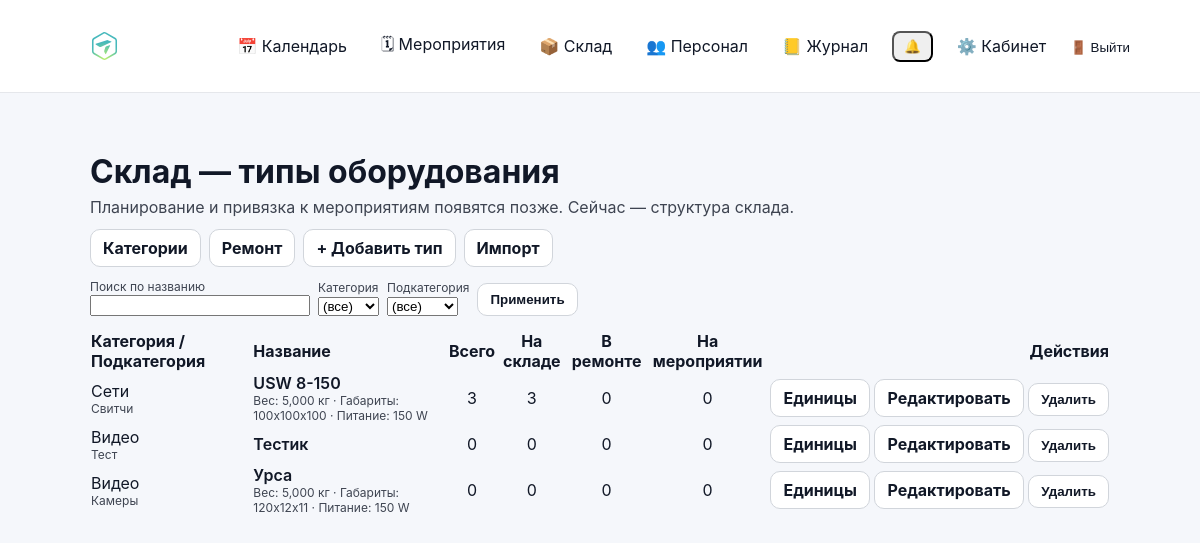
The page /warehouse/ (signed in) on the database as committed earlier.
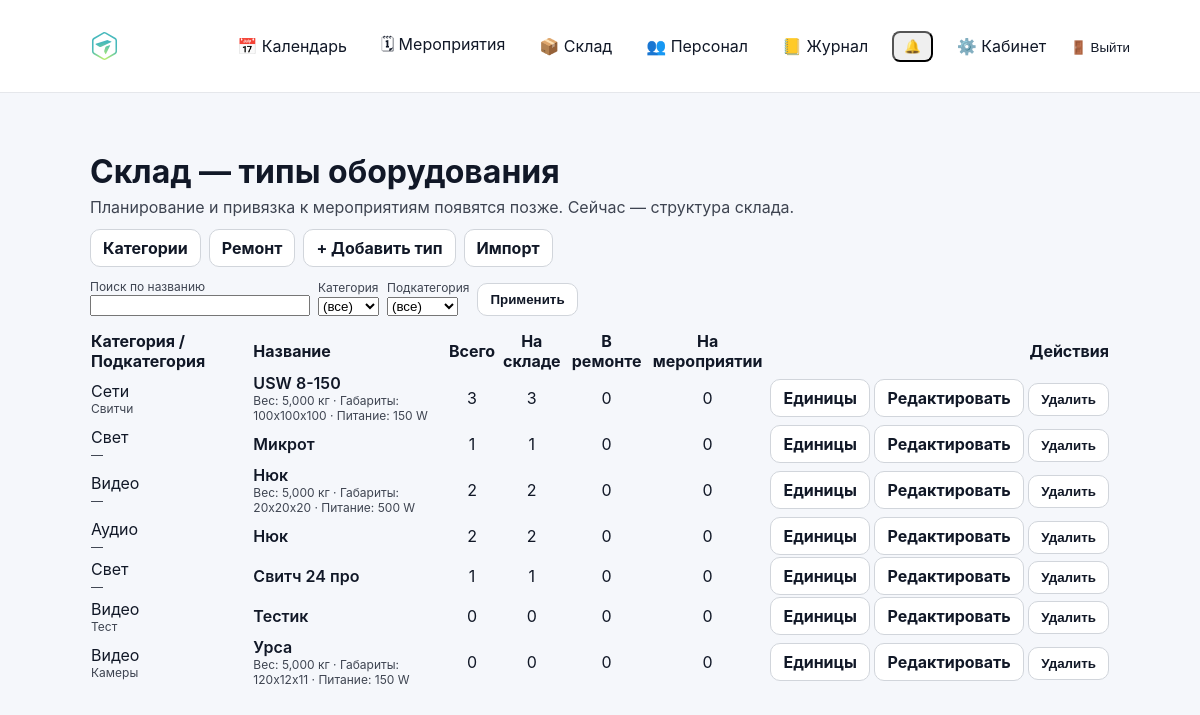
The same page on the database as committed later.
### inventory/models.py (models this page shows, shortened)
class StockEquipmentType(models.Model):
    name = models.CharField(max_length=255)
    category = models.ForeignKey(StockCategory, on_delete=models.PROTECT)
    subcategory = models.ForeignKey(
        StockSubcategory,
        on_delete=models.PROTECT,
        null=True,
        blank=True
    )
    power_w = models.PositiveIntegerField(
        null=True,
        blank=True,
        verbose_name="Потребляемая мощность (Вт)"
    )
    dimensions_mm = models.CharField(
        max_length=100,
        null=True,
        blank=True,
        verbose_name="Габариты (мм)"
    )
    weight_kg = models.DecimalField(
        max_digits=6,
        decimal_places=2,
        null=True,
        blank=True,
        verbose_name="Вес (кг)"
    )
    name = models.CharField(max_length=200)
    description = models.TextField(blank=True)
    weight_kg = models.DecimalField(max_digits=8, decimal_places=3, null=True, blank=True)
    width_mm = models.PositiveIntegerField(null=True, blank=True)
    height_mm = models.PositiveIntegerField(null=True, blank=True)
    depth_mm = models.PositiveIntegerField(null=True, blank=True)
    power_watt = models.PositiveIntegerField(null=True, blank=True)
    is_active = models.BooleanField(default=True)
    created_at = models.DateTimeField(auto_now_add=True)
    class Meta:
        verbose_name = "Тип оборудования склада"
        verbose_name_plural = "Типы оборудования склада"
        unique_together = ("category", "subcategory", "name")
        ordering = ["category__name", "subcategory__name", "name", "id"]

class StockCategory(models.Model):
    name = models.CharField(max_length=100, unique=True)
    class Meta:
        verbose_name = "Категория склада"
        verbose_name_plural = "Категории склада"
        ordering = ["name", "id"]

class StockSubcategory(models.Model):
    category = models.ForeignKey(StockCategory, on_delete=models.PROTECT, related_name="subcategories")
    name = models.CharField(max_length=100)
    class Meta:
        verbose_name = "Подкатегория склада"
        verbose_name_plural = "Подкатегории склада"
        unique_together = ("category", "name")
        ordering = ["category__name", "name", "id"]

### inventory/warehouse_types_views.py (the view)
# urls.py: path("warehouse/", warehouse_types_views.stock_type_list_view, name="stock_type_list"),
@login_required
def stock_type_list_view(request):
    if not can_view_stock(request.user):
        return _forbidden()
    category_id = request.GET.get("category") or ""
    subcategory_id = request.GET.get("subcategory") or ""
    q = (request.GET.get("q") or "").strip()
    types = StockEquipmentType.objects.select_related("category", "subcategory").all()
    if category_id.isdigit():
        types = types.filter(category_id=int(category_id))
    if subcategory_id.isdigit():
        types = types.filter(subcategory_id=int(subcategory_id))
    if q:
        types = types.filter(name__icontains=q)
    item_counts = (
        StockEquipmentItem.objects
        .values("equipment_type_id")
        .annotate(
            total=Count("id"),
            on_stock=Count("id", filter=Q(status=StockEquipmentItem.STATUS_STORAGE)),
            in_repair=Count("id", filter=Q(status=StockEquipmentItem.STATUS_REPAIR)),
            on_event=Count("id", filter=Q(status=StockEquipmentItem.STATUS_EVENT)),
        )
    )
    counts_map = {row["equipment_type_id"]: row for row in item_counts}
    categories = StockCategory.objects.all().order_by("name")
    subcategories = StockSubcategory.objects.all().order_by("name")
    if category_id.isdigit():
        subcategories = subcategories.filter(category_id=int(category_id))
    return render(
        request,
        "inventory/warehouse/types_list.html",
        {
            "types": types.order_by("name"),
            "categories": categories,
            "subcategories": subcategories,
            "category_id": category_id,
            "subcategory_id": subcategory_id,
            "q": q,
            "counts_map": counts_map,
            "can_manage": _can_manage(request.user),
        },
    )

### accounts/context_processors.py (called while the page is built)
def authz_flags(request):
    user = getattr(request, "user", None)
    return {
        "can_manage_staff": can_manage_staff(user),
        "can_edit_event_card": can_edit_event_card(user),
        "can_edit_event_equipment": can_edit_event_equipment(user),
        "can_edit_inventory": can_edit_inventory(user),
        "can_view_stock": can_view_stock(user),
    }

### accounts/permissions.py (called while the page is built)
def _ok(user) -> bool:
    return bool(user and user.is_authenticated)

def is_super(user) -> bool:
    return bool(_ok(user) and getattr(user, "is_superuser", False))

def can_manage_staff(user) -> bool:
    return is_super(user) or (_ok(user) and user.has_perm("accounts.manage_staff"))

def can_edit_inventory(user) -> bool:
    return is_super(user) or (_ok(user) and user.has_perm("inventory.manage_inventory"))

def can_view_stock(user) -> bool:
    return is_super(user) or (_ok(user) and (user.has_perm("inventory.manage_inventory") or user.has_perm("events.edit_event_card")))

def can_edit_event_card(user) -> bool:
    return is_super(user) or (_ok(user) and user.has_perm("events.edit_event_card"))

def can_edit_event_equipment(user) -> bool:
    return is_super(user) or (_ok(user) and user.has_perm("events.edit_event_equipment"))

### inventory/templatetags/inventory_extras.py (called while the page is built, shortened)
@register.filter(name="get_item")
def get_item(mapping, key):
    if mapping is None:
        return None
    try:
        return mapping.get(key)
    except Exception:
        pass

### inventory/warehouse_types_views.py (called while the page is built)
def _can_manage(user) -> bool:
    return can_edit_inventory(user)

### inventory/templates/inventory/warehouse/types_list.html (shortened to what this page needs)
{% extends 'base.html' %}
{% load static %}
{% load inventory_extras %}
{% block content %}
<div class="container" style="max-width: 1200px;">
  <h1 style="margin-bottom:6px;">Склад — типы оборудования</h1>
  <div style="opacity:.8; margin-bottom:12px;">Планирование и привязка к мероприятиям появятся позже. Сейчас — структура склада.</div>
  <div style="display:flex; gap:8px; flex-wrap:wrap; align-items:center; margin-bottom:12px;">
    <a class="btn" href="/warehouse/categories/">Категории</a>
    <a class="btn" href="/warehouse/repairs/">Ремонт</a>
    {% if can_manage %}
      <a class="btn" href="{% url 'stock_type_add' %}">+ Добавить тип</a>
    {% endif %}
    <a class="btn btn-light" href="{% url 'stock_import' %}">Импорт</a>
  </div>
  <form method="get" action="" style="display:flex; gap:8px; flex-wrap:wrap; align-items:end; margin-bottom:14px;">
    <div>
      <label for="q" style="display:block; font-size:12px; opacity:.8;">Поиск по названию</label>
      <input id="q" name="q" type="text" value="{{ q|default:'' }}" style="min-width:220px;">
    </div>
    <div>
      <label for="category" style="display:block; font-size:12px; opacity:.8;">Категория</label>
      <select id="category" name="category">
        <option value="">(все)</option>
      </select>
    </div>
    <div>
      <label for="subcategory" style="display:block; font-size:12px; opacity:.8;">Подкатегория</label>
      <select id="subcategory" name="subcategory">
        <option value="">(все)</option>
      </select>
    </div>
    <button class="btn" type="submit">Применить</button>
  </form>
  <table class="table" style="width:100%; border-collapse:collapse;">
    <thead>
      <tr>
        <th style="text-align:left;">Категория / Подкатегория</th>
        <th style="text-align:left;">Название</th>
        <th style="text-align:center;">Всего</th>
        <th style="text-align:center;">На складе</th>
        <th style="text-align:center;">В ремонте</th>
        <th style="text-align:center;">На мероприятии</th>
        <th style="text-align:right;">Действия</th>
      </tr>
    </thead>
    <tbody>
      {% for t in types %}
        {% with cnt=counts_map|get_item:t.id %}
        <tr>
          <td>
            <div>{{ t.category.name }}</div>
            <div style="opacity:.8; font-size:12px;">{% if t.subcategory %}{{ t.subcategory.name }}{% else %}—{% endif %}</div>
          </td>
          <td>
            <div style="font-weight:600;">{{ t.name }}</div>
            <div style="opacity:.8; font-size:12px;">
              {% if t.weight_kg %}Вес: {{ t.weight_kg }} кг{% endif %}
              {% if t.dimensions_mm %}{% if t.weight_kg %} · {% endif %}Габариты: {{ t.dimensions_mm }}{% endif %}
              {% if t.power_w %}{% if t.weight_kg or t.dimensions_mm %} · {% endif %}Питание: {{ t.power_w }} W{% endif %}
            </div>
          </td>
          <td style="text-align:center;">{{ cnt.total|default:0 }}</td>
          <td style="text-align:center;">{{ cnt.on_stock|default:0 }}</td>
          <td style="text-align:center;">{{ cnt.in_repair|default:0 }}</td>
          <td style="text-align:center;">{{ cnt.on_event|default:0 }}</td>
          <td style="text-align:right; white-space:nowrap;">
            <a class="btn btn-sm" href="{% url 'stock_items_list' type_id=t.id %}">Единицы</a>
            {% if can_manage %}
              <a class="btn btn-sm" href="{% url 'stock_type_edit' t.id %}">Редактировать</a>
              <form method="post" action="{% url 'stock_type_delete' t.id %}" style="display:inline;">
                <button class="btn btn-sm" type="submit" onclick="return confirm('Удалить тип «{{ t.name }}»?')">Удалить</button>
              </form>
            {% endif %}
          </td>
        </tr>
        {% endwith %}
      {% empty %}
        <tr>
          <td colspan="7" style="opacity:.8; padding:12px;">Пока нет типов оборудования.</td>
        </tr>
      {% endfor %}
    </tbody>
  </table>
</div>
{% endblock %}

### backend/templates/base.html (shortened to what this page needs)
{% load static %}
<!doctype html>
<html lang="ru">
<head>
  <link rel="stylesheet" href="{% static 'css/base.css' %}">
  <link rel="stylesheet" href="{% static 'css/calendar.css' %}">
</head>
<body>
  <header class="topbar">
    <div class="container topbar-inner">
<a href="{% url 'calendar' %}" class="nav-logo">
    <img src="{% static 'images/VidiumLogo.svg' %}"
         alt="Vidium"
         class="logo-img">
</a>
      {% if user.is_authenticated %}
        <nav class="nav">
          <a class="nav-link" href="{% url 'calendar' %}">📅 Календарь</a>
          <a class="nav-link" href="{% url 'event_list' %}">🗓 Мероприятия</a>
          {% if can_view_stock %}
            <a class="nav-link" href="{% url 'stock_type_list' %}">📦 Склад</a>
          {% endif %}
          {% if can_manage_staff %}
            <a class="nav-link" href="{% url 'personnel' %}">👥 Персонал</a>
            <a class="nav-link" href="{% url 'audit_list' %}">📒 Журнал</a>
          {% endif %}
          <div class="notif-wrap">
            <button type="button" class="nav-link notif-bell" id="notifBell" aria-label="Уведомления">
              🔔
              <span class="notif-dot{% if notifications_unread_count|default:0 > 0 %} is-on{% endif %}" id="notifDot"></span>
            </button>
          </div>
          <a class="nav-link" href="{% url 'cabinet:dashboard' %}">⚙️ Кабинет</a>
          <form method="post" action="{% url 'logout' %}" style="display:inline;">
  <button type="submit" class="nav-link" style="background:none;border:none;padding:0;cursor:pointer;">
    🚪 Выйти
  </button>
</form>
        </nav>
      {% endif %}
    </div>
  </header>
  <main class="container" style="padding-top: 18px;">
    {% block content %}{% endblock %}
  </main>
</body>
</html>

### static/css/base.css (style rules this page uses)
* { box-sizing: border-box; }
html, body { height: 100%; }
body { margin: 0; font-family: -apple-system, BlinkMacSystemFont, "Segoe UI", Roboto, Arial, sans-serif; background: #f5f7fb; color: #111827; }
a { color: inherit; text-decoration: none; }
.container { max-width: 1100px; margin: 0 auto; padding: 20px; }
.topbar { background: #ffffff; border-bottom: 1px solid #e5e7eb; }
.topbar-inner { max-width: 1100px; margin: 0 auto; padding: 12px 20px; display: flex; align-items: center; justify-content: space-between; gap: 20px; }
.nav-logo { display: inline-flex; align-items: center; margin-right: 20px; padding: 6px 8px; border-radius: 12px; line-height: 1; }
.logo-img { height: 56px; width: auto; display: block; }
.nav { display: flex; align-items: center; gap: 14px; flex-wrap: wrap; }
.nav-link { padding: 6px 10px; border-radius: 8px; color: #111827; text-decoration: none; display: inline-flex; align-items: center; gap: 6px; }
.btn { display: inline-flex; align-items: center; gap: 8px; padding: 8px 12px; border-radius: 10px; border: 1px solid #d1d5db; background: #ffffff; color: #111827; font-weight: 700; cursor: pointer; text-decoration: none; transition: transform 160ms ease, box-shadow 160ms ease, background 160ms ease, border-color 160ms ease; }
.notif-wrap { position: relative; display: inline-flex; align-items: center; }
.notif-bell { position: relative; }
.notif-dot { position:absolute; top:-2px; right:-6px; width:10px; height:10px; border-radius:999px; background: transparent; border: 2px solid transparent; }

Rows that differ between the two databases and show on the page:
added StockEquipmentType: category.name "Свет", name "Микрот", total "1", on_stock "1", in_repair "0", on_event "0"
added StockEquipmentType: category.name "Видео", name "Нюк", weight_kg "5,000", dimensions_mm "20x20x20", power_w "500", total "2", on_stock "2", in_repair "0", on_event "0"
added StockEquipmentType: category.name "Аудио", name "Нюк", total "2", on_stock "2", in_repair "0", on_event "0"
added StockEquipmentType: category.name "Свет", name "Свитч 24 про", total "1", on_stock "1", in_repair "0", on_event "0"
